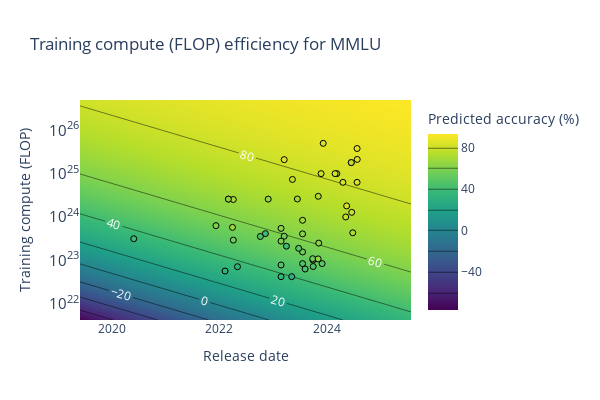

Notebook code cell kept with this figure:
### Code cell
# Define the range for log_compute and float_date
float_date_min, float_date_max = filtered_reg_df['float_date'].min(), filtered_reg_df['float_date'].max()
log_cost_min, log_cost_max = filtered_reg_df[cost_var].min(), filtered_reg_df[cost_var].max()

# Create a grid of values
log_cost_vals = np.linspace(log_cost_min - 1, log_cost_max + 1, 100)
float_date_vals = np.linspace(float_date_min - 1, float_date_max + 1, 100)
X_grid, Y_grid = np.meshgrid(float_date_vals, log_cost_vals)

# Prepare the grid for prediction
X_pred = pd.DataFrame({
    'float_date': X_grid.ravel(),
    cost_var: Y_grid.ravel()
})

# Generate predictions
Z_pred = performance_model.predict(X_pred)
Z_pred = Z_pred.values.reshape(X_grid.shape)

min_performance = Z_pred.min()
max_performance = Z_pred.max()

# Plot the contour using Plotly
fig = go.Figure(data=go.Contour(
    x=float_date_vals,
    y=10**log_cost_vals,
    z=accuracy_from_negative_log_error(Z_pred)*100,
    colorscale=colorscale,
    colorbar=dict(title='Predicted accuracy (%)'),
    contours=dict(
        coloring='heatmap',
        showlabels=True,
        labelfont=dict(size=12, color='white')
    )
))

# Add the actual data points with Viridiscolorscale
fig.add_trace(go.Scatter(
    x=filtered_reg_df['float_date'],
    y=10**filtered_reg_df[cost_var],
    mode='markers',
    marker=dict(
        color=accuracy_from_negative_log_error(filtered_reg_df[benchmark_to_analyze + '_log_error'])*100,
        colorscale=colorscale,
        cmin=accuracy_from_negative_log_error(min_performance)*100,
        cmax=accuracy_from_negative_log_error(max_performance)*100,
        line=dict(width=1, color='black')
    ),
    text=filtered_reg_df['System'],
    # show year, cost, and performance on hover
    hovertemplate='%{text}<br>Year: %{x:.2f}<br>cost: %{y:.2f}<br>Performance: %{customdata:.2f}',
    customdata=accuracy_from_negative_log_error(filtered_reg_df[benchmark_to_analyze + '_log_error'])*100,
    name='Data'
))

fig.update_yaxes(type='log')

fig.update_layout(
    title=f'{var_labels[cost_var]} efficiency for {benchmark_to_analyze}',
    xaxis_title='Release date',
    yaxis_title=var_labels[cost_var],
    coloraxis_colorbar=dict(title=f'Predicted {benchmark_to_analyze} accuracy (%)'),
    width=600,
    height=400
)

if save:
    save_plot(fig, results_dir, f'{benchmark_to_analyze}_predictions_isoperformance_contour_cost={cost_var}')

fig.show()

### Figure 1 — Plotly figure (JSON) as saved in the notebook; plotly's stock layout.template omitted (floating-point values rounded to 4 significant figures; data arrays with more than 128 entries replaced by an {"elided": "..."} marker saying what was removed)
{"data": [{"colorbar": {"title": {"text": "Predicted accuracy (%)"}}, "colorscale": [[0, "#440154"], [0.1111, "#482878"], [0.2222, "#3e4989"], [0.3333, "#31688e"], [0.4444, "#26828e"], [0.5556, "#1f9e89"], [0.6667, "#35b779"], [0.7778, "#6ece58"], [0.8889, "#b5de2b"], [1, "#fde725"]], "contours": {"coloring": "heatmap", "labelfont": {"color": "white", "size": 12}, "showlabels": true}, "type": "contour", "x": [2019.0, 2019.0, 2020.0, 2020.0, 2020.0, 2020.0, 2020.0, 2020.0, 2020.0, 2020.0, 2020.0, 2020.0, 2020.0, 2020.0, 2020.0, 2020.0, 2020.0, 2020.0, 2021.0, 2021.0, 2021.0, 2021.0, 2021.0, 2021.0, 2021.0, 2021.0, 2021.0, 2021.0, 2021.0, 2021.0, 2021.0, 2021.0, 2021.0, 2021.0, 2022.0, 2022.0, 2022.0, 2022.0, 2022.0, 2022.0, 2022.0, 2022.0, 2022.0, 2022.0, 2022.0, 2022.0, 2022.0, 2022.0, 2022.0, 2022.0, 2023.0, 2023.0, 2023.0, 2023.0, 2023.0, 2023.0, 2023.0, 2023.0, 2023.0, 2023.0, 2023.0, 2023.0, 2023.0, 2023.0, 2023.0, 2023.0, 2024.0, 2024.0, 2024.0, 2024.0, 2024.0, 2024.0, 2024.0, 2024.0, 2024.0, 2024.0, 2024.0, 2024.0, 2024.0, 2024.0, 2024.0, 2024.0, 2025.0, 2025.0, 2025.0, 2025.0, 2025.0, 2025.0, 2025.0, 2025.0, 2025.0, 2025.0, 2025.0, 2025.0, 2025.0, 2025.0, 2025.0, 2025.0, 2026.0, 2026.0], "y": [4.2e+21, 4.726e+21, 5.318e+21, 5.985e+21, 6.735e+21, 7.579e+21, 8.528e+21, 9.597e+21, 1.08e+22, 1.215e+22, 1.368e+22, 1.539e+22, 1.732e+22, 1.949e+22, 2.193e+22, 2.468e+22, 2.777e+22, 3.125e+22, 3.516e+22, 3.957e+22, 4.453e+22, 5.011e+22, 5.639e+22, 6.345e+22, 7.14e+22, 8.035e+22, 9.042e+22, 1.018e+23, 1.145e+23, 1.288e+23, 1.45e+23, 1.632e+23, 1.836e+23, 2.066e+23, 2.325e+23, 2.616e+23, 2.944e+23, 3.313e+23, 3.728e+23, 4.195e+23, 4.721e+23, 5.313e+23, 5.978e+23, 6.728e+23, 7.571e+23, 8.519e+23, 9.587e+23, 1.079e+24, 1.214e+24, 1.366e+24, 1.537e+24, 1.73e+24, 1.947e+24, 2.191e+24, 2.465e+24, 2.774e+24, 3.122e+24, 3.513e+24, 3.953e+24, 4.448e+24, 5.005e+24, 5.633e+24, 6.338e+24, 7.133e+24, 8.026e+24, 9.032e+24, 1.016e+25, 1.144e+25, 1.287e+25, 1.448e+25, 1.63e+25, 1.834e+25, 2.064e+25, 2.322e+25, 2.613e+25, 2.941e+25, 3.309e+25, 3.724e+25, 4.191e+25, 4.716e+25, 5.307e+25, 5.972e+25, 6.72e+25, 7.562e+25, 8.51e+25, 9.576e+25, 1.078e+26, 1.213e+26, 1.365e+26, 1.536e+26, 1.728e+26, 1.945e+26, 2.188e+26, 2.462e+26, 2.771e+26, 3.118e+26, 3.509e+26, 3.948e+26, 4.443e+26, 5e+26], "z": {"elided": "100x100 float values"}}, {"customdata": [39.13, 39.18, 67.5, 68.2, 48.2, 79.2, 78.5, 55.4, 83.96, 71.3, 44.8, 60, 70, 86.4, 33.6, 73, 79.6, 79.6, 82, 87.3, 83.6, 46.9, 57.8, 63.4, 35.1, 54.8, 62.6, 68.9, 45.3, 81.2, 84, 48, 30.8, 81.1, 78.7, 35.99, 71.3, 55.1, 78.3, 56.7, 45.23, 45.1, 39.7, 63.1, 64.8, 55.1, 61.2, 63.85, 83.8], "hovertemplate": "%{text}<br>Year: %{x:.2f}<br>cost: %{y:.2f}<br>Performance: %{customdata:.2f}", "marker": {"cmax": 93.07, "cmin": -76.9, "color": [39.13, 39.18, 67.5, 68.2, 48.2, 79.2, 78.5, 55.4, 83.96, 71.3, 44.8, 60, 70, 86.4, 33.6, 73, 79.6, 79.6, 82, 87.3, 83.6, 46.9, 57.8, 63.4, 35.1, 54.8, 62.6, 68.9, 45.3, 81.2, 84, 48, 30.8, 81.1, 78.7, 35.99, 71.3, 55.1, 78.3, 56.7, 45.23, 45.1, 39.7, 63.1, 64.8, 55.1, 61.2, 63.85, 83.8], "colorscale": [[0, "#440154"], [0.1111, "#482878"], [0.2222, "#3e4989"], [0.3333, "#31688e"], [0.4444, "#26828e"], [0.5556, "#1f9e89"], [0.6667, "#35b779"], [0.7778, "#6ece58"], [0.8889, "#b5de2b"], [1, "#fde725"]], "line": {"color": "black", "width": 1}}, "mode": "markers", "name": "Data", "text": ["BLOOM-176B", "BloombergGPT", "Chinchilla 70B", "code-davinci-002", "DeepSeek-7B", "DeepSeek-Coder-V2", "DeepSeek-V2", "Falcon 40B", "Gemini Ultra", "Gemma 2 9B", "GLM 130B", "Gopher 280B", "GPT-3.5-turbo-16k", "GPT-4 (original)", "GPT-NeoX 20B", "Grok-1", "Inflection-2", "Inflection-2.5", "Llama 3 70B", "Llama 3.1 405B", "Llama 3.1 70B", "LLaMa-1 13B", "LLaMa-1 33B", "LLaMa-1 65B", "LLaMa-1 7B", "LLaMa-2 13B", "LLaMa-2 34B", "LLaMa-2 70B", "LLaMa-2 7B", "Mistral Large", "Mistral Large 2", "MPT 30B", "MPT 7B", "Nemotron-4-340B Base", "Nemotron-4-340B Instruct", "OPT-66B", "PaLM 540B", "PaLM 63B", "PaLM-2", "Qwen 7B", "StableLM-3B-4E1T", "StableLM-alpha-7b-v2", "text-davinci-001", "text-davinci-002", "text-davinci-003", "XVerse-13B", "XVerse-13B-2", "Yi-6B", "Yi-Large"], "type": "scatter", "x": [2023.0, 2023.0, 2022.0, 2022.0, 2024.0, 2024.0, 2024.0, 2023.0, 2024.0, 2024.0, 2023.0, 2022.0, 2023.0, 2023.0, 2022.0, 2024.0, 2024.0, 2024.0, 2024.0, 2025.0, 2025.0, 2023.0, 2023.0, 2023.0, 2023.0, 2024.0, 2024.0, 2024.0, 2024.0, 2024.0, 2025.0, 2023.0, 2023.0, 2024.0, 2024.0, 2022.0, 2022.0, 2022.0, 2023.0, 2024.0, 2024.0, 2024.0, 2020.0, 2022.0, 2023.0, 2024.0, 2024.0, 2024.0, 2024.0], "y": [4.12e+23, 2.12e+23, 5.76e+23, 2.58e+24, 8.4e+22, 1.28e+24, 1e+24, 3.6e+23, 5e+25, 4.32e+23, 3.55e+23, 6.31e+23, 2.6e+24, 2.1e+25, 5.67e+22, 3e+24, 1e+25, 1e+25, 6.3e+24, 3.8e+25, 6.3e+24, 7.8e+22, 2.77e+23, 5.46e+23, 4.2e+22, 1.56e+23, 4.08e+23, 8.4e+23, 8.4e+22, 1e+25, 2.13e+25, 1.89e+23, 4.2e+22, 1.8e+25, 1.8e+25, 7.13e+22, 2.53e+24, 2.93e+23, 7.34e+24, 1.01e+23, 7.2e+22, 6.3e+22, 3.15e+23, 2.58e+24, 2.58e+24, 1.09e+23, 2.5e+23, 1.08e+23, 1.8e+24]}], "layout": {"coloraxis": {"colorbar": {"title": {"text": "Predicted MMLU accuracy (%)"}}}, "height": 400, "title": {"text": "Training compute (FLOP) efficiency for MMLU"}, "width": 600, "xaxis": {"title": {"text": "Release date"}}, "yaxis": {"title": {"text": "Training compute (FLOP)"}, "type": "log"}}}
